Frame 1 (no input): blank canvas, image omitted
Frame 60 (no input): blank canvas, image omitted
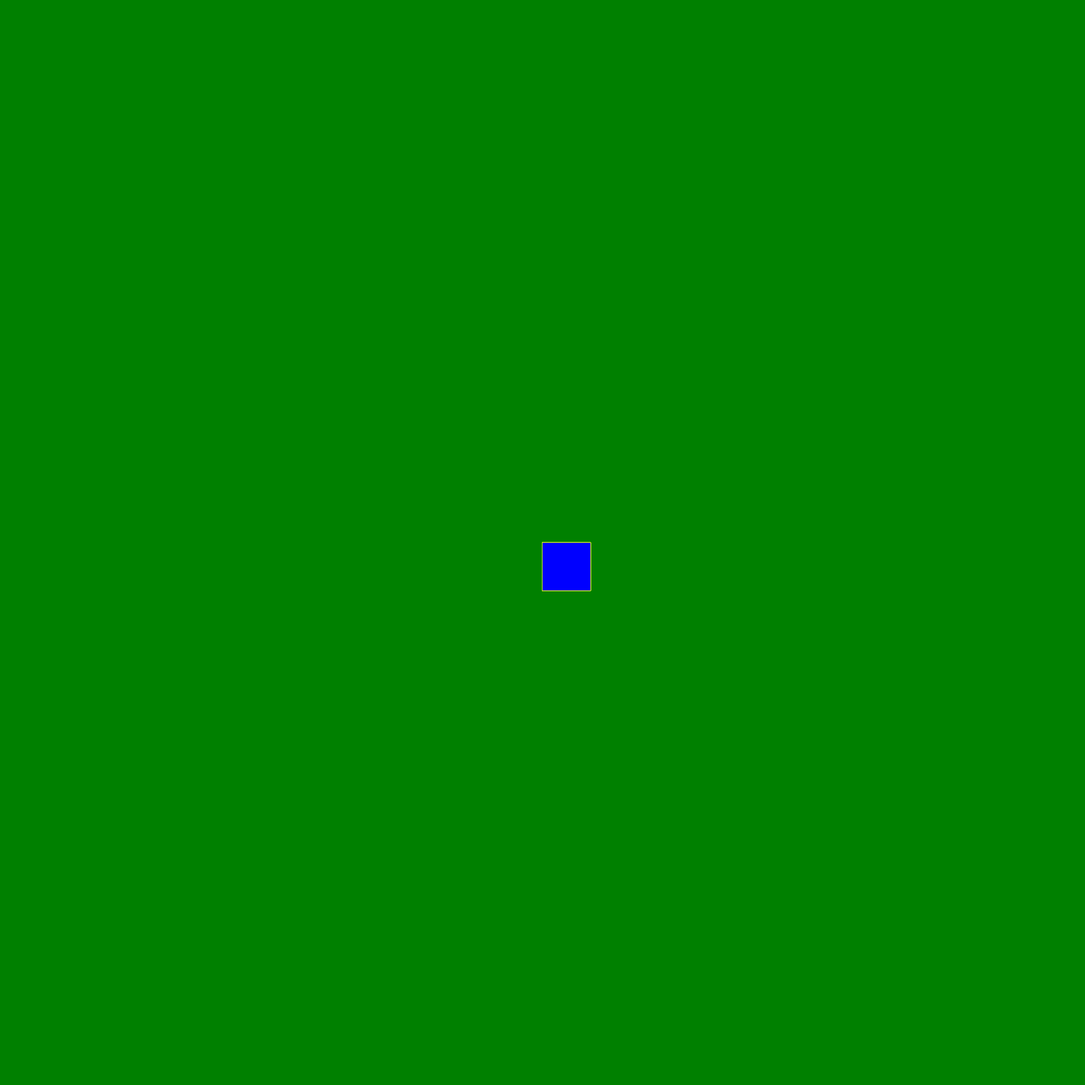
Frame 120 (the mouse pressed at the canvas centre since frame 60)

The p5.js sketch whose frames 1 and 60 were blank and that drew this single picture after the mouse press (run headless with seeded random() and noise() and a simulated clock; from frame 60 on, the mouse is pressed at the canvas centre):

// p5.js sketch
// ── sketch.js
function setup() {
  createCanvas(1800, 1800);
  background("green");
}

function draw() {
  fill("blue");
  stroke("rgb(203,235,9)");
  if(mouseIsPressed)
  rect(mouseX,mouseY,80,80);
}
